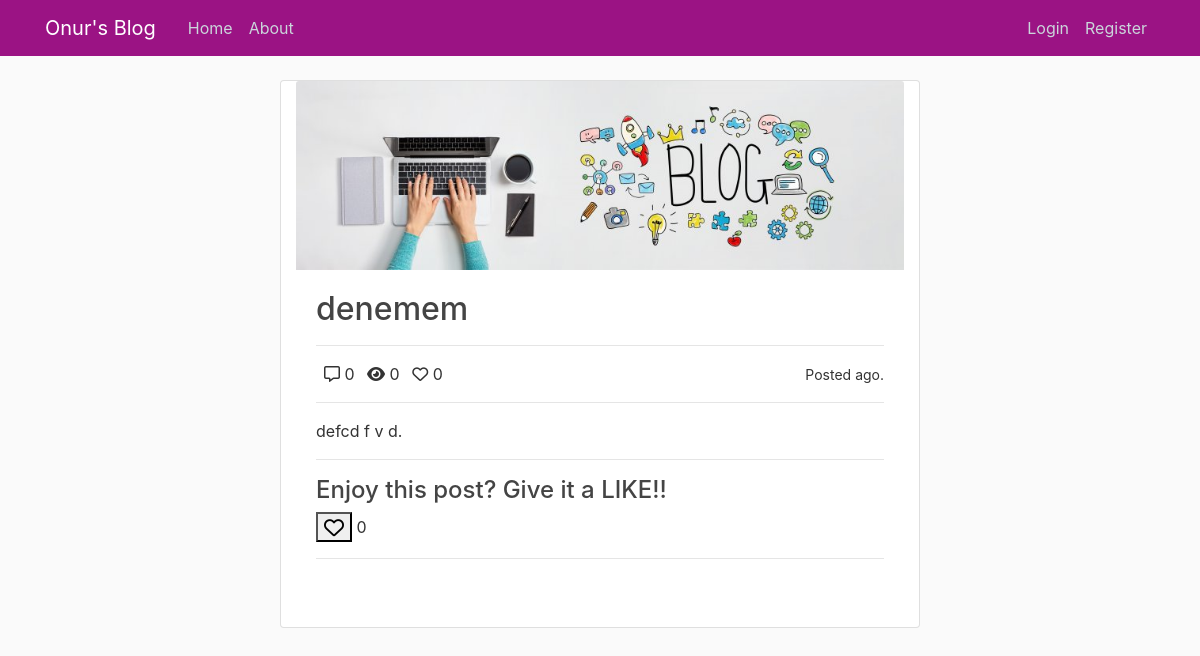
The app's page /denemem-af85413a8d/ with its own data.
### blog/models.py (models this page shows, shortened)
class Post(models.Model):
    OPTIONS = [
        ("DR", 'Draft'),
        ("PUB", 'Published'),
    ]
    title = models.CharField(max_length=100)
    content = models.TextField()
    image = models.ImageField(upload_to=user_directory_path, default='default.jpg', blank=True, null=True)
    category = models.ForeignKey(Category, on_delete=models.PROTECT)
    published_date = models.DateTimeField(auto_now_add=True)
    last_updated = models.DateTimeField(auto_now=True)
    author = models.ForeignKey(User, on_delete=models.CASCADE)
    status = models.CharField(max_length=3, choices=OPTIONS, default="DR")
    slug = models.SlugField(blank=True, unique=True)
    def comment_count(self):
        return self.comment_set.all().count()
    def view_count(self):
        return self.postview_set.all().count()
    def like_count(self):
        return self.like_set.all().count()

### blog/views.py (the view, shortened to what this page needs)
# urls.py: path('<str:slug>/', post_detail, name='detail'),
def post_detail(request, slug):
    form = CommentForm()
    obj = get_object_or_404(Post, slug=slug)
    context = {
            'object': obj,
            'form': form
    }
    return render(request, 'blog/post_detail.html', context)

### blog/templates/blog/post_detail.html (shortened to what this page needs)
{% extends 'base.html' %}
{% load crispy_forms_tags %}
{% block content %}
    <div class="container card" style="width: 40rem;">
        <img src="{{ object.image.url }}" class="card-img-top" alt="post_image">
        <div class="card-body">
            <h2 class="card-title">{{ object.title }}</h2>
            <hr>
            <div>
                <span><i class="far fa-comment-alt ml-2"></i></i> {{ object.comment_count }}</span>
                <span><i class="fas fa-eye ml-2"></i> {{ object.view_count }}</span>
                <span><i class="far fa-heart ml-2"></i> {{ object.like_count }}</span>
                <span class="float-right"> <small>Posted {{ object.publish_date|timesince }} ago.</small> </span>
            </div>
            <hr>
            <p class="card-text">{{ object.content }}.</p>
            <hr>
            <div>
            <h4>Enjoy this post? Give it a LIKE!!</h4>
            </div>
            <div>
            <form action="{% url 'blog:like' object.slug %}" method="POST">
                <button type="submit"><i class="far fa-heart fa-lg"></i></button>
                {{object.like_count }}
            </form>
            <hr>
        </div>
        </div>
{% endblock content %}

### blog/static/blog/main.css (style rules this page uses)
body { background-color: #fafafa; color: #333333; margin-top: 5rem; }
h1, h2, h3, h4, h5, h6 { color: #444444; }

### records on screen
Post: image (placeholder picture), title "denemem", comment_count "0", view_count "0", like_count "0", content "defcd f v d"
